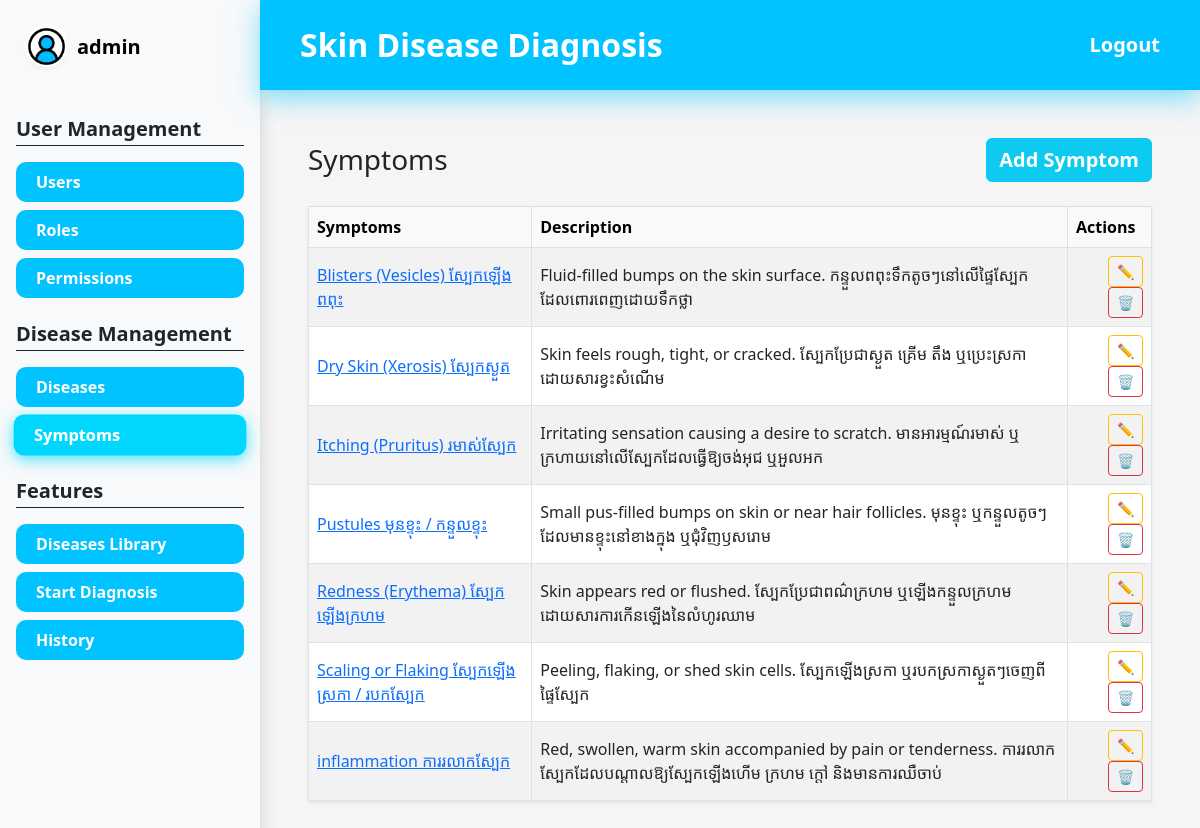
Page /facts/ (signed in) on the committed database.
### app/models/user.py (models this page shows, shortened)
class User(UserMixin, db.Model):
    __tablename__ = "users"
    id = db.Column(db.Integer, primary_key=True)
    username = db.Column(db.String(80), unique=True, nullable=False)
    email = db.Column(db.String(120), unique=True, nullable=False)
    full_name = db.Column(db.String(120), nullable=False)
    phone_number = db.Column(db.String(15), unique=True, nullable=False)
    is_active = db.Column(db.Boolean, default=True, nullable=False)
    password_hash = db.Column(db.String(255), nullable=False)
    picture = db.Column(db.String(255))
    created_at = db.Column(db.DateTime, default=datetime.utcnow, nullable=False)
    updated_at = db.Column(db.DateTime, default=datetime.utcnow, onupdate=datetime.utcnow, nullable=False)
    roles = db.relationship("Role", secondary=user_roles, back_populates="users")
    diagnoses = db.relationship("Diagnose", secondary=user_diagnoses, back_populates="users")
    def has_role(self, role_name: str) -> bool:
        return any(role.name == role_name for role in self.roles)
    @property
    def is_admin(self) -> bool:
        return self.has_role("Admin")

### app/models/fact.py (models this page shows, shortened)
class Fact(db.Model):
    __tablename__ = "facts"
    id = db.Column(db.Integer, primary_key=True)
    symptom = db.Column(db.String(80), unique=True, nullable=False)
    description = db.Column(db.String(255))
    created_at = db.Column(db.DateTime, default=datetime.utcnow, nullable=False)
    updated_at = db.Column(
        db.DateTime,
        default=datetime.utcnow,
        onupdate=datetime.utcnow,
        nullable=False
    )
    rule_facts = db.relationship("RuleFact", back_populates="fact", cascade="all, delete-orphan")
    diagnose_facts = db.relationship("DiagnoseFact", back_populates="fact", cascade="all, delete-orphan")

### app/routes/fact_routes.py (the view)
@fact_bp.route("/")
@login_required
def index():
    facts = FactService.get_fact_all()
    return render_template("facts/index.html", facts=facts)

### app/services/fact_service.py (called while the page is built)
    @staticmethod
    def get_fact_all() -> List[Fact]:
        return Fact.query.order_by(Fact.symptom.asc()).all()

### app/templates/facts/index.html (shortened to what this page needs)
{% extends "layouts/base.html" %}
{% block content %}
<div class="d-flex justify-content-between align-items-center mb-4">
    <h1 class="h3 mb-0">Symptoms</h1>
    <a href="{{ url_for('facts.create') }}" class="btn btn-info text-white fw-bold fs-5">Add Symptom</a>
</div>
{% if facts %}
<table class="table table-striped table-bordered align-middle shadow-sm">
    <thead class="table-light">
        <tr>
            <th>Symptoms</th>
            <th>Description</th>
            <th>Actions</th>
        </tr>
    </thead>
    <tbody>
        {% for f in facts %}
        <tr>
            <td>
                <a href="{{ url_for('facts.detail', fact_id=f.id) }}">
                    {{ f.symptom }}
                </a>
            </td>
            <td>{{ f.description }}</td>
            <td class="text-end">
                <a href="{{ url_for('facts.edit', fact_id=f.id) }}" class="btn btn-sm btn-outline-warning" title="Edit">✏️</a>
                <a href="{{ url_for('facts.delete_confirm', fact_id=f.id) }}" class="btn btn-sm btn-outline-danger" title="Delete">🗑️</a>
            </td>
        </tr>
        {% endfor %}
    </tbody>
</table>
{% else %}
    <p class="text-muted">No symptom defined yet.</p>
{% endif %}
{% endblock  %}

### app/templates/layouts/base.html (shortened to what this page needs)
<!DOCTYPE html>
<html lang="en">
<head>
    <link href="https://cdn.jsdelivr.net/npm/bootstrap@5.3.0/dist/css/bootstrap.min.css" rel="stylesheet" />
    <link rel="stylesheet" href="{{ url_for('static', filename='css/style.css') }}" />
</head>
<body>
    <div class="d-flex min-vh-100">
        <aside class="sidebar d-none d-md-flex flex-column bg-light shadow">
            <div class="sidebar-user-header p-4 d-flex align-items-center mb-4">
                <div class="user-avatar-small me-2">
                    <img src="{% if current_user.is_authenticated and current_user.picture %}
                            {{ url_for('static', filename='uploads/' ~ current_user.picture) }}
                        {% else %}{{ url_for('static', filename='images/8358770.png') }}
                        {% endif %}"
                    class="rounded-circle w-100 h-100 shadow-sm"
                    style="object-fit: cover;">
                </div>
                <span class="text-black fw-bold fs-5">{{ current_user.username if current_user.is_authenticated else "User" }}</span>
            </div>
            {% if current_user.is_authenticated %}
                {% if current_user.roles %}
                    {% set role_list = current_user.roles | map(attribute='name') | map('lower') | list %}
                {% elif current_user.role %}
                    {% set role_list = [current_user.role.name | lower] if current_user.role.name is defined else [current_user.role | lower] %}
                {% else %}
                    {% set role_list = [] %}
                {% endif %}
                {% set is_admin_user = (current_user.is_admin is defined and current_user.is_admin) or ('admin' in role_list) %}
                {% set is_dermatologist_user = 'dermatologist' in role_list %}
                {% if is_admin_user %}
                    <div class="px-3 mb-4">
                        <h5 class="fw-bold text-dark border-bottom border-dark pb-1 mb-3">User Management</h5>
                        <nav class="nav flex-column gap-2">
                            <a href="{{ url_for('users.index') }}" class="sidebar-link {% if request.blueprint == 'users' %}active{% endif %}">Users</a>
                            <a href="{{ url_for('roles.index') }}" class="sidebar-link {% if request.blueprint == 'roles' %}active{% endif %}">Roles</a>
                            <a href="{{ url_for('permissions.index') }}" class="sidebar-link {% if request.blueprint == 'permissions' %}active{% endif %}">Permissions</a>
                        </nav>
                    </div>
                {% endif %}
                {% if is_admin_user or is_dermatologist_user %}
                    <div class="px-3 mb-4">
                        <h5 class="fw-bold text-dark border-bottom border-dark pb-1 mb-3">Disease Management</h5>
                        <nav class="nav flex-column gap-2">
                            <a href="{{ url_for('rules.index') }}" class="sidebar-link {% if request.blueprint == 'rules' %}active{% endif %}">Diseases</a>
                            <a href="{{ url_for('facts.index') }}" class="sidebar-link {% if request.blueprint == 'facts' %}active{% endif %}">Symptoms</a>
                        </nav>
                    </div>
                {% endif %}
                <div class="px-3 mb-4">
                    <h5 class="fw-bold text-dark border-bottom border-dark pb-1 mb-3">Features</h5>
                    <nav class="nav flex-column gap-2">
                        <a href="{{ url_for('diagnoses.dashboard') }}" class="sidebar-link {% if request.endpoint == 'diagnoses.dashboard' %}active{% endif %}">Diseases Library</a>
                        <a href="{{ url_for('diagnoses.diagnose') }}" class="sidebar-link {% if request.endpoint == 'diagnoses.diagnose' %}active{% endif %}">Start Diagnosis</a>
                        <a href="{{ url_for('diagnoses.diagnose_history') }}" class="sidebar-link {% if request.endpoint == 'diagnoses.diagnose_history' %}active{% endif %}">History</a>
                    </nav>
                </div>
            {% endif %}
        </aside>
        <div class="flex-grow-1 bg-custom-gray-light">
            <nav class="navbar navbar-expand-lg navbar-dark bg-custom-blue header-glow p-3">
                <div class="container-fluid px-4">
                    <a class="navbar-brand fw-bold fs-2" href="#">Skin Disease Diagnosis</a>
                    <div class="ms-auto">
                        {% if current_user.is_authenticated %}
                            <a href="{{ url_for('auth.logout') }}" class="text-white fw-bold text-decoration-none fs-5">Logout</a>
                        {% else %}
                            <a href="{{ url_for('auth.login') }}" class="text-white fw-bold text-decoration-none fs-5">Login</a>
                        {% endif %}
                    </div>
                </div>
            </nav>
            <main class="p-5">
                {% block content %}{% endblock %}
            </main>
        </div>
    </div>
</body>
</html>

### app/static/css/style.css (style rules this page uses)
body { background-color: #f5f5f5; }
.table td, .table th { vertical-align: middle; }
.bg-custom-blue { background-color: #00c3ff !important; }
.sidebar { width: 260px; min-width: 260px; background-color: #f8f9fa; }
.header-glow { box-shadow: 0px 8px 20px rgba(0, 195, 255, 0.4); position: relative; z-index: 10; }
.sidebar-link { display: block; width: 100%; padding: 8px 20px; background-color: #00c3ff; color: white !important; text-decoration: none; font-weight: bold; border-radius: 10px; transition: all 0.2s ease-in-out; border: none; text-align: left; }
.sidebar-link:hover, .sidebar-link.active { box-shadow: 0px 4px 15px rgba(0, 195, 255, 0.7); transform: scale(1.02); filter: brightness(1.1); }
.user-avatar-small { width: 45px; height: 45px; background: white; border-radius: 50%; padding: 2px; }
.header-glow { box-shadow: 0px 8px 20px rgba(0, 195, 255, 0.5); z-index: 1; position: relative; }
.bg-custom-blue { background-color: #00c3ff; }
.header-glow { box-shadow: 0px 8px 25px rgba(0, 195, 255, 0.5); z-index: 1; position: relative; }

### rows in the picture
User: is_active+username "admin"
Fact: symptom "Blisters (Vesicles) ស្បែកឡើងពពុះ", description "Fluid-filled bumps on the skin surface. កន្ទួលពពុះទឹកតូចៗនៅលើផ្ទៃស្បែកដែលពោរពេញដោយទឹកថ្លា"
Fact: symptom "Dry Skin (Xerosis) ស្បែកស្ងួត", description "Skin feels rough, tight, or cracked. ស្បែកប្រែជាស្ងួត គ្រើម តឹង ឬប្រេះស្រកាដោយសារខ្វះសំណើម"
Fact: symptom "Itching (Pruritus) រមាស់ស្បែក", description "Irritating sensation causing a desire to scratch. មានអារម្មណ៍រមាស់ ឬក្រហាយនៅលើស្បែកដែលធ្វើឱ្យចង់អុជ ឬអួលអក"
Fact: symptom "Pustules មុនខ្ទុះ / កន្ទួលខ្ទុះ", description "Small pus-filled bumps on skin or near hair follicles. មុនខ្ទុះ ឬកន្ទួលតូចៗដែលមានខ្ទុះនៅខាងក្នុង ឬជុំវិញឫសរោម"
Fact: symptom "Redness (Erythema) ស្បែកឡើងក្រហម", description "Skin appears red or flushed. ស្បែកប្រែជាពណ៌ក្រហម ឬឡើងកន្ទួលក្រហមដោយសារការកើនឡើងនៃលំហូរឈាម"
Fact: symptom "Scaling or Flaking ស្បែកឡើងស្រកា / របកស្បែក", description "Peeling, flaking, or shed skin cells. ស្បែកឡើងស្រកា ឬរបកស្រកាស្ងួតៗចេញពីផ្ទៃស្បែក"
Fact: symptom "inflammation ការរលាកស្បែក", description "Red, swollen, warm skin accompanied by pain or tenderness. ការរលាកស្បែកដែលបណ្តាលឱ្យស្បែកឡើងហើម ក្រហម ក្តៅ និងមានការឈឺចាប់"
